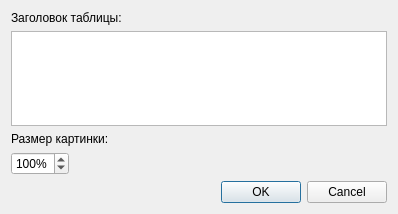
<?xml version="1.0" encoding="UTF-8"?>
<ui version="4.0">
 <class>SettingsDialog</class>
 <widget class="QDialog" name="SettingsDialog">
  <property name="geometry">
   <rect>
    <x>0</x>
    <y>0</y>
    <width>398</width>
    <height>214</height>
   </rect>
  </property>
  <property name="windowTitle">
   <string>Настройки</string>
  </property>
  <layout class="QVBoxLayout" name="verticalLayout">
   <item>
    <widget class="QLabel" name="lblTitleParam">
     <property name="text">
      <string>Заголовок таблицы:</string>
     </property>
    </widget>
   </item>
   <item>
    <widget class="QTextEdit" name="txtTitle">
     <property name="maximumSize">
      <size>
       <width>16777215</width>
       <height>500</height>
      </size>
     </property>
    </widget>
   </item>
   <item>
    <widget class="QLabel" name="lblSize">
     <property name="text">
      <string>Размер картинки:</string>
     </property>
    </widget>
   </item>
   <item>
    <layout class="QHBoxLayout" name="horizontalLayout">
     <item>
      <widget class="QSpinBox" name="spinPicSize">
       <property name="buttonSymbols">
        <enum>QAbstractSpinBox::UpDownArrows</enum>
       </property>
       <property name="suffix">
        <string>%</string>
       </property>
       <property name="minimum">
        <number>1</number>
       </property>
       <property name="maximum">
        <number>500</number>
       </property>
       <property name="value">
        <number>100</number>
       </property>
      </widget>
     </item>
     <item>
      <spacer name="horizontalSpacer">
       <property name="orientation">
        <enum>Qt::Horizontal</enum>
       </property>
       <property name="sizeHint" stdset="0">
        <size>
         <width>40</width>
         <height>20</height>
        </size>
       </property>
      </spacer>
     </item>
    </layout>
   </item>
   <item>
    <widget class="QDialogButtonBox" name="buttonBox">
     <property name="orientation">
      <enum>Qt::Horizontal</enum>
     </property>
     <property name="standardButtons">
      <set>QDialogButtonBox::Cancel|QDialogButtonBox::Ok</set>
     </property>
    </widget>
   </item>
  </layout>
 </widget>
 <resources/>
 <connections>
  <connection>
   <sender>buttonBox</sender>
   <signal>rejected()</signal>
   <receiver>SettingsDialog</receiver>
   <slot>reject()</slot>
   <hints>
    <hint type="sourcelabel">
     <x>316</x>
     <y>260</y>
    </hint>
    <hint type="destinationlabel">
     <x>286</x>
     <y>274</y>
    </hint>
   </hints>
  </connection>
 </connections>
</ui>
